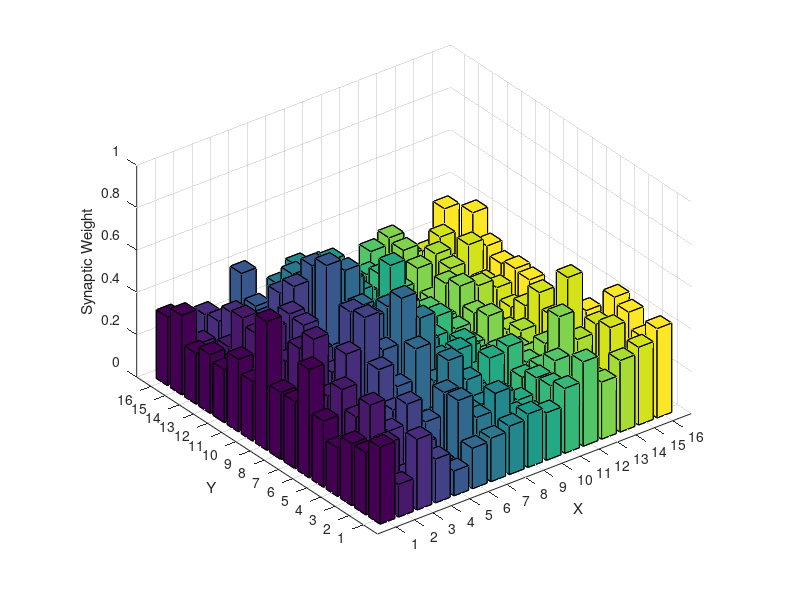

Write the MATLAB code that produced this figure. (Note: this script raises an error after producing the figure.)
clear all;
load trained_weight0;
NeuronID = 1;
v = trained_weight(:,NeuronID);
weight = vec2mat(v,16); 
figure
b = bar3(weight);
axis([0 17 0 17 0 1]);

xlabel('X');
ylabel('Y');
zlabel('Synaptic Weight');
set(gca,'Ydir','Normal')

for k = 1:length(b)
    zdata = b(k).ZData;
    b(k).CData = zdata;
    b(k).FaceColor = 'interp';
end
cb = colorbar();
caxis([0, 1])
cb.Label.String = 'Weight Magnitude';
title('Synaptic Weight 3D Histogram');
